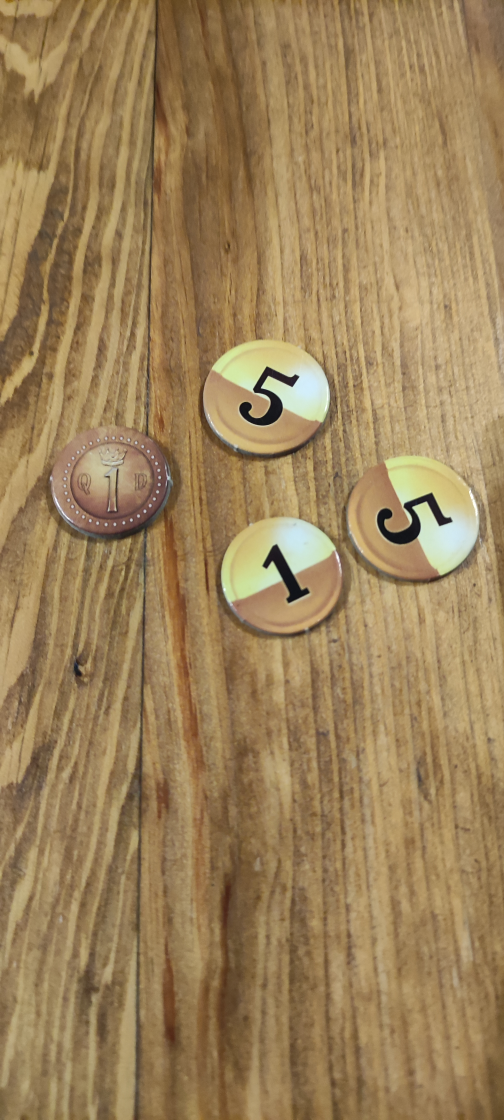
#> input picture gamePhotos/QD-BRZ_coinmix_1.jpg, 2016 x 4480 px, found by its file name (shown at 1/4 size)
$ python game-pieces-matcher.py
#> lines starting #> are read from the running program, lines starting #| are printed output that depends on the picture
import numpy as np
import cv2 as cv
from matplotlib import pyplot as plt

#sam
img = cv.imread('/content/drive/MyDrive/gryFoto/QD-BRZ_coinmix_1.jpg',0)
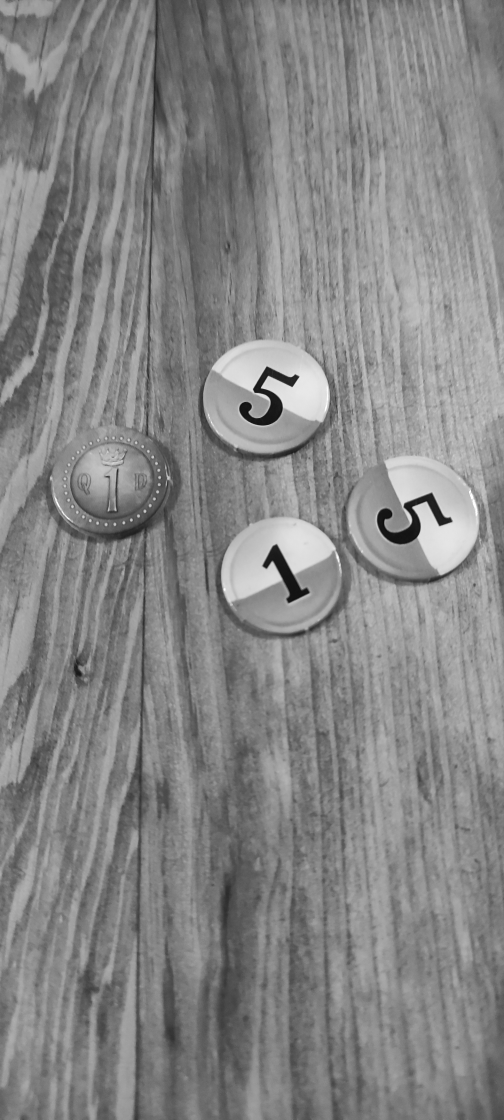
#> img: shape (4480, 2016) (shown at 1/4 size); min 3, max 255, mean 133.3
# Initiate ORB detector
orb = cv.ORB_create()
# find the keypoints with ORB
kp = orb.detect(img,None)
#> kp = 500 keypoints; strongest (x, y, size): (1045, 1549, 64.3), (1045, 1550, 53.6), (1045, 1551, 44.6), (1046, 1548, 111.1)
# compute the descriptors with ORB
kp, des = orb.compute(img, kp)

# draw only keypoints location,not size and orientation
img2 = cv.drawKeypoints(img, kp, None, color=(0,255,0), flags=0)
my_dpi=300
plt.figure(figsize=(800/my_dpi, 800/my_dpi), dpi=my_dpi)
plt.imshow(img2), plt.show()

#matching part
img1 = cv.imread('/content/drive/MyDrive/gamePhotos/QD_coin1_1.jpg',cv.IMREAD_GRAYSCALE) # queryImage
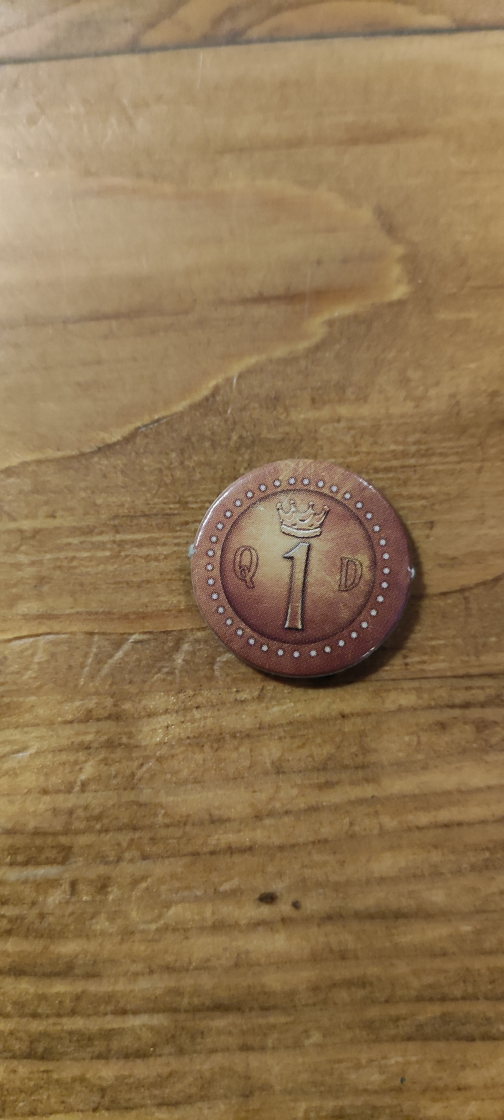
#> input picture gamePhotos/QD_coin1_1.jpg, 2016 x 4480 px, found by its file name (shown at 1/4 size)
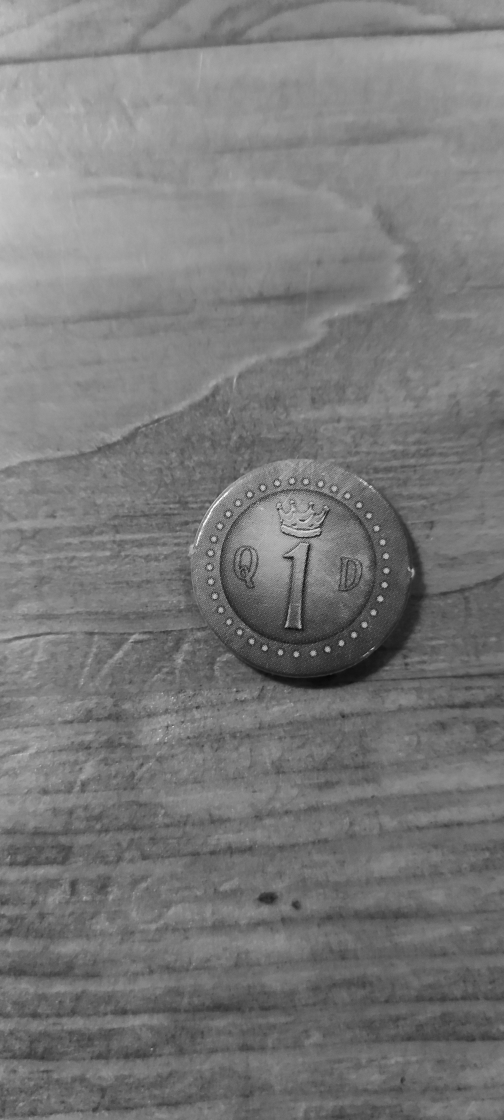
#> img1: shape (4480, 2016) (shown at 1/4 size); min 4, max 255, mean 121.1
img2 = cv.imread('/content/drive/MyDrive/gamePhotos/QD_tower_1.jpg',cv.IMREAD_GRAYSCALE) # trainImage
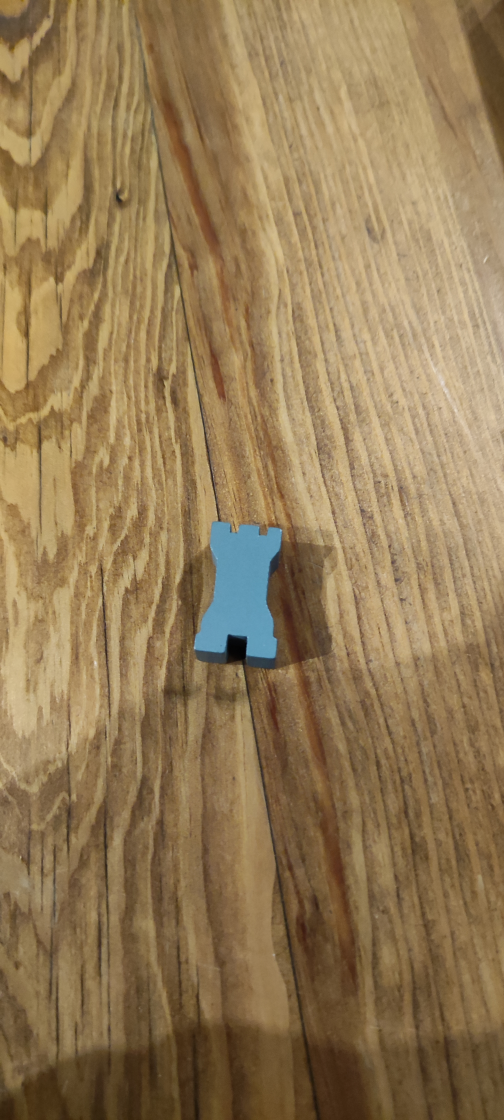
#> input picture gamePhotos/QD_tower_1.jpg, 2016 x 4480 px, found by its file name (shown at 1/4 size)
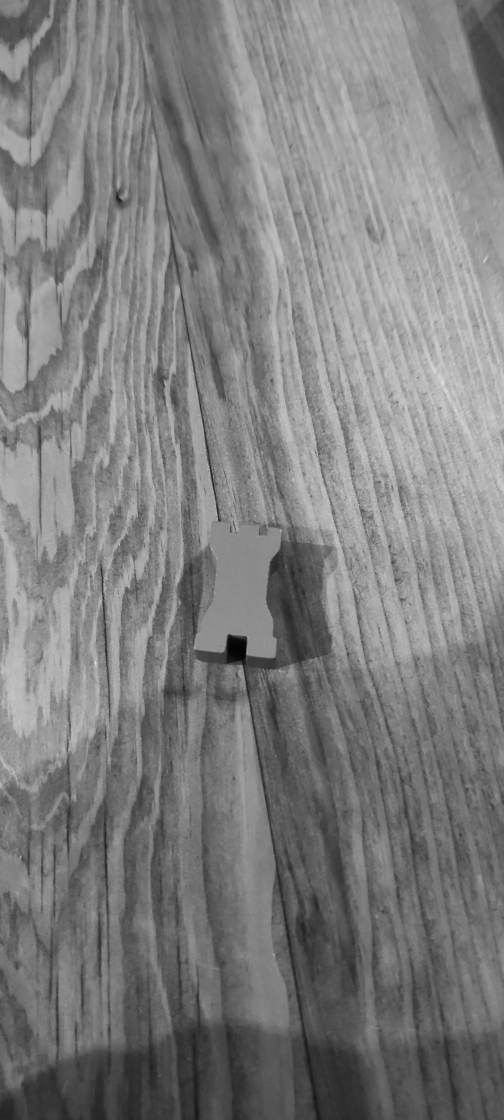
#> img2: shape (4480, 2016) (shown at 1/4 size); min 0, max 232, mean 126.1

# Initiate ORB detector
orb = cv.ORB_create()
# find the keypoints and descriptors with ORB
kp1, des1 = orb.detectAndCompute(img1,None)
#> kp1 = 500 keypoints; strongest (x, y, size): (878, 2093, 31), (1164, 1934, 31), (1161, 1933, 31), (1164, 1933, 37.2)
kp2, des2 = orb.detectAndCompute(img2,None)
#> kp2 = 500 keypoints; strongest (x, y, size): (917, 2540, 111.1), (914, 2538, 92.6), (989, 2616, 111.1), (916, 2538, 77.1)

# create BFMatcher object
bf = cv.BFMatcher(cv.NORM_HAMMING, crossCheck=True)
# Match descriptors.
matches = bf.match(des1,des2)
#> matches = 117 matches
# Sort them in the order of their distance.
matches = sorted(matches, key = lambda x:x.distance)
# Draw first 10 matches.
img3 = cv.drawMatches(img1,kp1,img2,kp2,matches[:10],None)
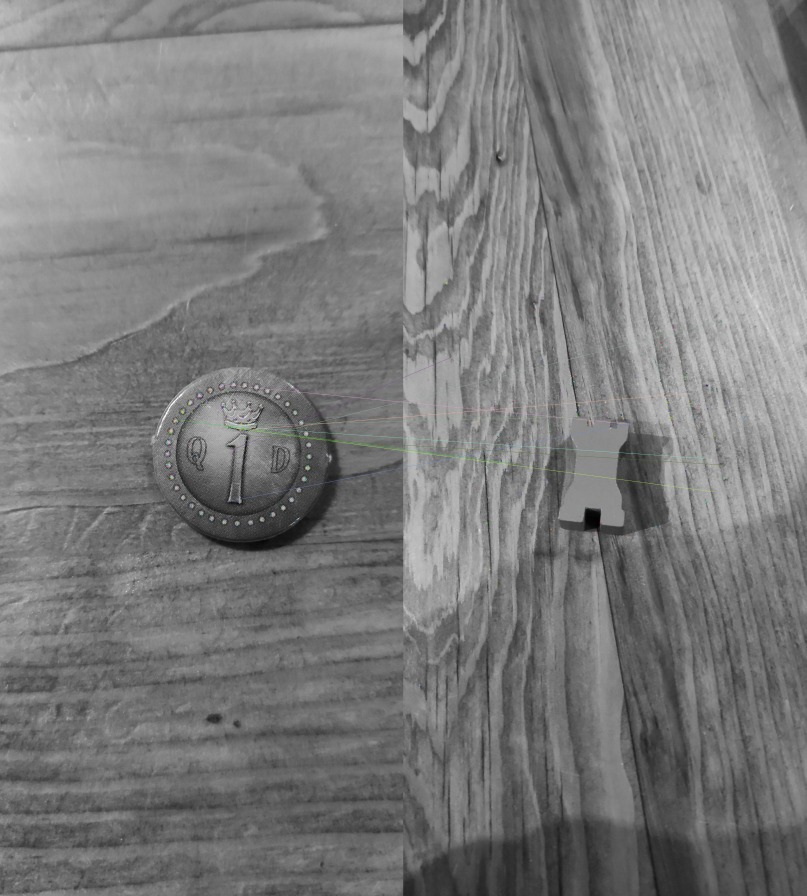
#> img3: shape (4480, 4032, 3) (shown at 1/5 size); mean of channels 0, 1, 2 123.6, 123.7, 123.6; drawn as B, G, R
my_dpi=300
plt.figure(figsize=(800/my_dpi, 800/my_dpi), dpi=my_dpi)
plt.imshow(img3),plt.show()
